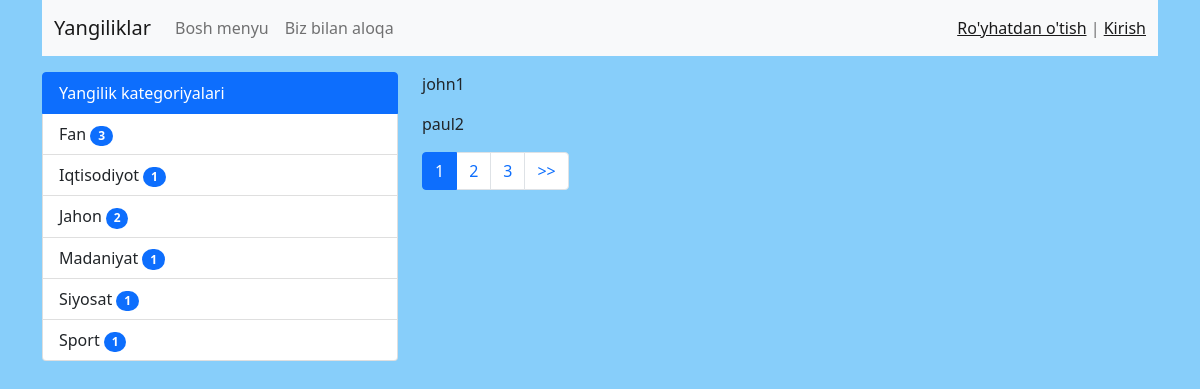
Page /test/ on the committed database.
### myapp/models.py (models this page shows, shortened)
class Category(models.Model):
    name = models.CharField(max_length=50)
    slug = models.SlugField(max_length=50, unique=True)
    def get_absolute_url(self):
        return reverse('category', kwargs={'slug': self.slug})
    class Meta:
        verbose_name = 'Kategoriya'
        verbose_name_plural = 'Kategoriyalar'

### myapp/views.py (the view)
# urls.py: path('test/', test, name='test'),
def test(request):
    objects = ['john1', 'paul2', 'george3', 'ringo4', 'john5', 'paul6', 'george7']
    paginator = Paginator(objects, 2)
    page_num = request.GET.get('page', 1)
    page_objects = paginator.get_page(page_num)
    return render(request, 'test.html', {'page_obj': page_objects})

### myapp/templatetags/news_tags.py (called while the page is built)
@register.inclusion_tag('list_categories.html')
def show_categories():
    categories = Category.objects.annotate(cnt=Count('news', filter=F(
        'news__is_published'
    ))).filter(cnt__gt=0)
    return {'categories':categories}

### templates/test.html (shortened to what this page needs)
{% extends 'base.html' %}
{% load static %}
{% block sidebar %}
    {% include 'inc/_sidebar.html' %}
{% endblock %}
{% block content %}
    {% for name in page_obj.object_list %}
        <p>{{ name }}</p>
    {% endfor %}
{% endblock %}

### templates/list_categories.html
<div class="list-group">
    <a href="{% url 'home' %}" class="list-group-item list-group-item-action active" aria-current="true">
        Yangilik kategoriyalari
    </a>
    {% for category in categories %}
        <a href="{{ category.get_absolute_url }}"
           class="list-group-item list-group-item-action">{{ category.name }}
        <span class="badge bg-primary rounded-pill">{{ category.cnt }}</span>
        </a>
    {% endfor %}
</div>

### static/css/style.css (style rules this page uses)
body { background-color: lightskyblue; }

### rows in the picture
Category: name "Fan", cnt "3"
Category: name "Iqtisodiyot", cnt "1"
Category: name "Jahon", cnt "2"
Category: name "Madaniyat", cnt "1"
Category: name "Siyosat", cnt "1"
Category: name "Sport", cnt "1"

### other values in the picture
{{ name }} "john1" "paul2"
{{ p }} "1"
{{ p }} "2" "3"
